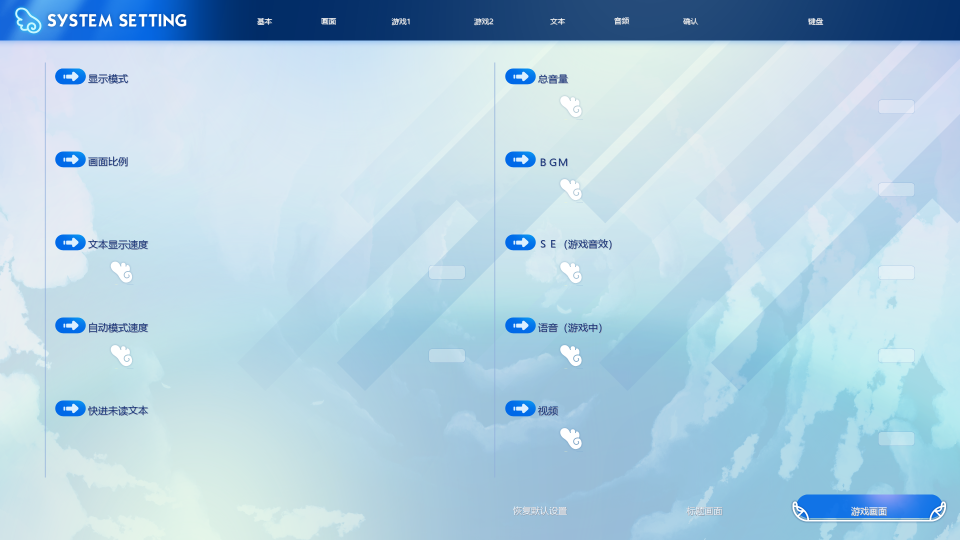
#> input picture ui-preview/assets/settings/tab_0.png, 1920 x 1080 px, found by its file name (shown at 1/2 size)
$ python _compare_settings_qa.py
#> lines starting #> are read from the running program, lines starting #| are printed output that depends on the picture
# -*- coding: utf-8 -*-
"""Side-by-side QA: renpy plates vs official bg / previous QA, write report."""
from __future__ import annotations

import json
from pathlib import Path

from PIL import Image, ImageDraw, ImageFont

ROOT = Path(r"D:/gamedev/Angelic")
PLATES = ROOT.parent / "renpy-angelic/game/images/angelic/settings/plates"
QA = ROOT / "tools/_qa_tab0_official.png"
OUT = ROOT / "docs/ui-extract/pixel-reverse/_orig_capture"
BG = ROOT / "docs/ui-extract/pixel-reverse/tlg-png/option__bg0.png"


def mad(a: Image.Image, b: Image.Image) -> float:
    a = a.convert("RGB").resize((480, 270))
    b = b.convert("RGB").resize((480, 270))
    diff = 0
    n = 0
    for pa, pb in zip(a.getdata(), b.getdata()):
        for x, y in zip(pa, pb):
            diff += abs(x - y)
            n += 1
    return diff / max(1, n)


def main() -> int:
    OUT.mkdir(parents=True, exist_ok=True)
    report = {"plates": {}, "qa_vs_tab0": None, "note": "pbd-uistates bake; orig live capture optional"}
    tab0 = Image.open(PLATES / "tab_0.png")
#> tab0 is the input picture: PIL image 1920x1080 RGBA; mean R, G, B, A 175, 206.9, 225, 242.6
    if QA.exists():
        report["qa_vs_tab0"] = round(mad(tab0, Image.open(QA)), 4)
        # composite strip
        q = Image.open(QA).convert("RGBA").resize((960, 540))
        t = tab0.convert("RGBA").resize((960, 540))
        strip = Image.new("RGBA", (1920, 560), (20, 30, 50, 255))
        strip.paste(q, (0, 20))
        strip.paste(t, (960, 20))
        dr = ImageDraw.Draw(strip)
        try:
            font = ImageFont.truetype(r"C:/Windows/Fonts/msyh.ttc", 18)
        except Exception:
            font = ImageFont.load_default()
        dr.text((20, 0), "QA / bake truth", font=font, fill=(255, 255, 255, 255))
        dr.text((980, 0), "renpy plate tab_0", font=font, fill=(255, 255, 255, 255))
        strip.save(OUT / "compare_tab0_qa_vs_plate.png")

    for p in sorted(PLATES.glob("tab_*.png")):
        im = Image.open(p).convert("RGBA")
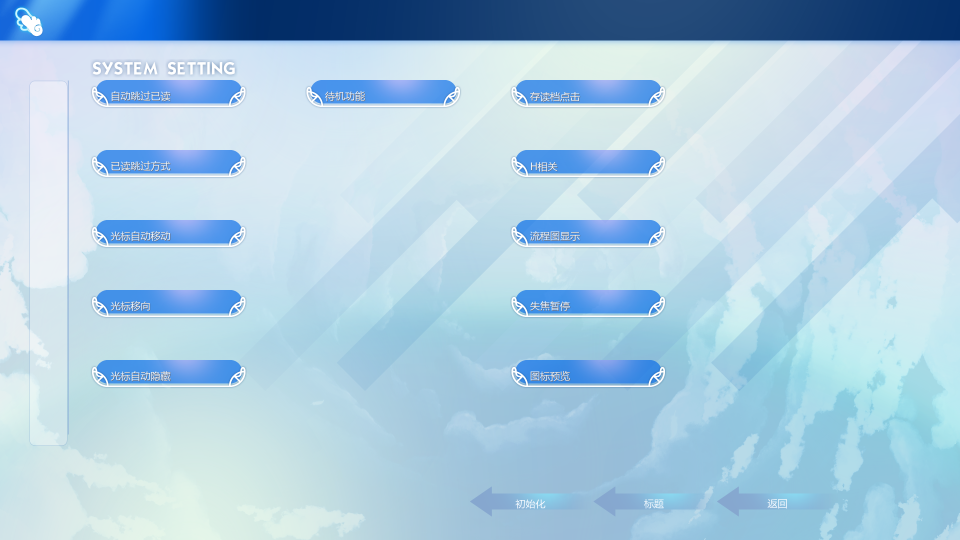
#> input picture ui-preview/assets/settings/plates/tab_2.png, 1920 x 1080 px (shown at 1/2 size)
#> im is the input picture: PIL image 1920x1080 RGBA; mean R, G, B, A 170, 203.5, 225.1, 243.5
        # density vs bare bg
        dens = 0
        sample = im.resize((192, 108))
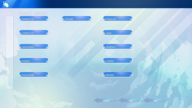
#> sample: PIL image 192x108 RGBA; mean R, G, B, A 169.5, 203.1, 224.8, 243.5; transparent parts drawn white
        for r, g, b, a in sample.getdata():
            if a > 40 and (r < 200 or g < 210 or b < 230):
                dens += 1
#> this loop made 20736 passes
#> (r, g, b) on passes 1 to 12: (25, 106, 219), (34, 115, 222), (34, 115, 222), (22, 103, 219), (19, 102, 218), (39, 121, 224), (68, 149, 233), (84, 166, 238), (89, 171, 240), (86, 169, 240), (83, 166, 239), (79, 163, 239)
#> after the loop, dens = 13404
        report["plates"][p.name] = {"size": list(im.size), "dense_preview": dens}

    (OUT / "REBAKE-COMPARE-REPORT.json").write_text(
        json.dumps(report, ensure_ascii=False, indent=2), encoding="utf-8"
    )
    print(json.dumps(report, ensure_ascii=False, indent=2))
#| {
#|   "plates": {
#|     "tab_2.png": {
#|       "size": [
#|         1920,
#|         1080
#|       ],
#|       "dense_preview": 13404
#|     }
#|   },
#|   "qa_vs_tab0": null,
#|   "note": "pbd-uistates bake; orig live capture optional"
#> (further printed lines are left out)
    return 0


if __name__ == "__main__":
    raise SystemExit(main())
#> (the program exits here)
